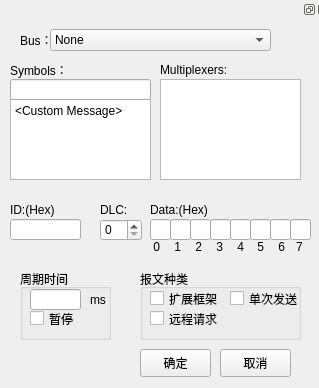
<?xml version="1.0" encoding="UTF-8"?>
<ui version="4.0">
 <class>EditMessage</class>
 <widget class="QWidget" name="EditMessage">
  <property name="geometry">
   <rect>
    <x>0</x>
    <y>0</y>
    <width>319</width>
    <height>388</height>
   </rect>
  </property>
  <property name="windowTitle">
   <string>Form</string>
  </property>
  <widget class="QDockWidget" name="dockWidget">
   <property name="geometry">
    <rect>
     <x>0</x>
     <y>0</y>
     <width>331</width>
     <height>391</height>
    </rect>
   </property>
   <widget class="QWidget" name="dockWidgetContents">
    <widget class="QLabel" name="label_13">
     <property name="geometry">
      <rect>
       <x>20</x>
       <y>10</y>
       <width>31</width>
       <height>21</height>
      </rect>
     </property>
     <property name="text">
      <string>Bus：</string>
     </property>
    </widget>
    <widget class="QComboBox" name="comboBox">
     <property name="geometry">
      <rect>
       <x>50</x>
       <y>10</y>
       <width>221</width>
       <height>22</height>
      </rect>
     </property>
     <item>
      <property name="text">
       <string>None</string>
      </property>
     </item>
    </widget>
    <widget class="QLabel" name="label_15">
     <property name="geometry">
      <rect>
       <x>10</x>
       <y>40</y>
       <width>71</width>
       <height>21</height>
      </rect>
     </property>
     <property name="text">
      <string>Symbols：</string>
     </property>
    </widget>
    <widget class="QLabel" name="label_16">
     <property name="geometry">
      <rect>
       <x>160</x>
       <y>40</y>
       <width>81</width>
       <height>21</height>
      </rect>
     </property>
     <property name="text">
      <string>Multiplexers:</string>
     </property>
    </widget>
    <widget class="QTextBrowser" name="textBrowser">
     <property name="geometry">
      <rect>
       <x>10</x>
       <y>80</y>
       <width>141</width>
       <height>81</height>
      </rect>
     </property>
     <property name="html">
      <string>&lt;!DOCTYPE HTML PUBLIC &quot;-//W3C//DTD HTML 4.0//EN&quot; &quot;http://www.w3.org/TR/REC-html40/strict.dtd&quot;&gt;
&lt;html&gt;&lt;head&gt;&lt;meta name=&quot;qrichtext&quot; content=&quot;1&quot; /&gt;&lt;style type=&quot;text/css&quot;&gt;
p, li { white-space: pre-wrap; }
&lt;/style&gt;&lt;/head&gt;&lt;body style=&quot; font-family:'SimSun'; font-size:9pt; font-weight:400; font-style:normal;&quot;&gt;
&lt;p style=&quot; margin-top:0px; margin-bottom:0px; margin-left:0px; margin-right:0px; -qt-block-indent:0; text-indent:0px;&quot;&gt;&amp;lt;Custom Message&amp;gt;&lt;/p&gt;&lt;/body&gt;&lt;/html&gt;</string>
     </property>
    </widget>
    <widget class="QTextBrowser" name="textBrowser_2">
     <property name="geometry">
      <rect>
       <x>160</x>
       <y>60</y>
       <width>141</width>
       <height>101</height>
      </rect>
     </property>
    </widget>
    <widget class="QLineEdit" name="lineEdit_11">
     <property name="geometry">
      <rect>
       <x>10</x>
       <y>60</y>
       <width>141</width>
       <height>21</height>
      </rect>
     </property>
    </widget>
    <widget class="QGroupBox" name="groupBox_2">
     <property name="geometry">
      <rect>
       <x>20</x>
       <y>250</y>
       <width>91</width>
       <height>71</height>
      </rect>
     </property>
     <property name="title">
      <string>周期时间</string>
     </property>
     <widget class="QLineEdit" name="lineEdit_10">
      <property name="geometry">
       <rect>
        <x>10</x>
        <y>20</y>
        <width>51</width>
        <height>21</height>
       </rect>
      </property>
     </widget>
     <widget class="QCheckBox" name="checkBox_4">
      <property name="geometry">
       <rect>
        <x>10</x>
        <y>40</y>
        <width>51</width>
        <height>19</height>
       </rect>
      </property>
      <property name="text">
       <string>暂停</string>
      </property>
     </widget>
     <widget class="QLabel" name="label_12">
      <property name="geometry">
       <rect>
        <x>70</x>
        <y>20</y>
        <width>21</width>
        <height>21</height>
       </rect>
      </property>
      <property name="text">
       <string>ms</string>
      </property>
     </widget>
    </widget>
    <widget class="QGroupBox" name="groupBox">
     <property name="geometry">
      <rect>
       <x>140</x>
       <y>250</y>
       <width>161</width>
       <height>71</height>
      </rect>
     </property>
     <property name="title">
      <string>报文种类</string>
     </property>
     <widget class="QCheckBox" name="checkBox">
      <property name="geometry">
       <rect>
        <x>10</x>
        <y>20</y>
        <width>71</width>
        <height>19</height>
       </rect>
      </property>
      <property name="text">
       <string>扩展框架</string>
      </property>
     </widget>
     <widget class="QCheckBox" name="checkBox_2">
      <property name="geometry">
       <rect>
        <x>90</x>
        <y>20</y>
        <width>71</width>
        <height>19</height>
       </rect>
      </property>
      <property name="text">
       <string>单次发送</string>
      </property>
     </widget>
     <widget class="QCheckBox" name="checkBox_3">
      <property name="geometry">
       <rect>
        <x>10</x>
        <y>40</y>
        <width>71</width>
        <height>19</height>
       </rect>
      </property>
      <property name="text">
       <string>远程请求</string>
      </property>
     </widget>
    </widget>
    <widget class="QLineEdit" name="lineEdit">
     <property name="geometry">
      <rect>
       <x>10</x>
       <y>200</y>
       <width>71</width>
       <height>21</height>
      </rect>
     </property>
    </widget>
    <widget class="QLabel" name="label_11">
     <property name="geometry">
      <rect>
       <x>10</x>
       <y>180</y>
       <width>51</width>
       <height>21</height>
      </rect>
     </property>
     <property name="text">
      <string>ID:(Hex)</string>
     </property>
    </widget>
    <widget class="QLabel" name="label_10">
     <property name="geometry">
      <rect>
       <x>100</x>
       <y>180</y>
       <width>41</width>
       <height>21</height>
      </rect>
     </property>
     <property name="text">
      <string>DLC:</string>
     </property>
    </widget>
    <widget class="QLabel" name="label_9">
     <property name="geometry">
      <rect>
       <x>150</x>
       <y>180</y>
       <width>72</width>
       <height>21</height>
      </rect>
     </property>
     <property name="text">
      <string>Data:(Hex)</string>
     </property>
    </widget>
    <widget class="QWidget" name="horizontalLayoutWidget">
     <property name="geometry">
      <rect>
       <x>150</x>
       <y>220</y>
       <width>161</width>
       <height>16</height>
      </rect>
     </property>
     <layout class="QHBoxLayout" name="horizontalLayout">
      <item>
       <widget class="QLabel" name="label">
        <property name="text">
         <string> 0</string>
        </property>
       </widget>
      </item>
      <item>
       <widget class="QLabel" name="label_3">
        <property name="text">
         <string> 1</string>
        </property>
       </widget>
      </item>
      <item>
       <widget class="QLabel" name="label_6">
        <property name="text">
         <string> 2</string>
        </property>
       </widget>
      </item>
      <item>
       <widget class="QLabel" name="label_8">
        <property name="text">
         <string> 3</string>
        </property>
       </widget>
      </item>
      <item>
       <widget class="QLabel" name="label_7">
        <property name="text">
         <string> 4</string>
        </property>
       </widget>
      </item>
      <item>
       <widget class="QLabel" name="label_4">
        <property name="text">
         <string> 5</string>
        </property>
       </widget>
      </item>
      <item>
       <widget class="QLabel" name="label_5">
        <property name="text">
         <string> 6</string>
        </property>
       </widget>
      </item>
      <item>
       <widget class="QLabel" name="label_2">
        <property name="text">
         <string>7</string>
        </property>
       </widget>
      </item>
     </layout>
    </widget>
    <widget class="QPushButton" name="pushButton">
     <property name="geometry">
      <rect>
       <x>140</x>
       <y>330</y>
       <width>71</width>
       <height>28</height>
      </rect>
     </property>
     <property name="text">
      <string>确定</string>
     </property>
    </widget>
    <widget class="QPushButton" name="pushButton_2">
     <property name="geometry">
      <rect>
       <x>220</x>
       <y>330</y>
       <width>71</width>
       <height>28</height>
      </rect>
     </property>
     <property name="text">
      <string>取消</string>
     </property>
    </widget>
    <widget class="QLineEdit" name="lineEdit_2">
     <property name="geometry">
      <rect>
       <x>150</x>
       <y>200</y>
       <width>21</width>
       <height>21</height>
      </rect>
     </property>
     <property name="text">
      <string/>
     </property>
    </widget>
    <widget class="QLineEdit" name="lineEdit_3">
     <property name="geometry">
      <rect>
       <x>170</x>
       <y>200</y>
       <width>21</width>
       <height>21</height>
      </rect>
     </property>
    </widget>
    <widget class="QLineEdit" name="lineEdit_4">
     <property name="geometry">
      <rect>
       <x>190</x>
       <y>200</y>
       <width>21</width>
       <height>21</height>
      </rect>
     </property>
    </widget>
    <widget class="QLineEdit" name="lineEdit_5">
     <property name="geometry">
      <rect>
       <x>210</x>
       <y>200</y>
       <width>21</width>
       <height>21</height>
      </rect>
     </property>
    </widget>
    <widget class="QLineEdit" name="lineEdit_6">
     <property name="geometry">
      <rect>
       <x>230</x>
       <y>200</y>
       <width>21</width>
       <height>21</height>
      </rect>
     </property>
    </widget>
    <widget class="QLineEdit" name="lineEdit_7">
     <property name="geometry">
      <rect>
       <x>250</x>
       <y>200</y>
       <width>21</width>
       <height>21</height>
      </rect>
     </property>
    </widget>
    <widget class="QLineEdit" name="lineEdit_8">
     <property name="geometry">
      <rect>
       <x>270</x>
       <y>200</y>
       <width>21</width>
       <height>21</height>
      </rect>
     </property>
    </widget>
    <widget class="QLineEdit" name="lineEdit_9">
     <property name="geometry">
      <rect>
       <x>290</x>
       <y>200</y>
       <width>21</width>
       <height>21</height>
      </rect>
     </property>
    </widget>
    <widget class="QSpinBox" name="spinBox">
     <property name="geometry">
      <rect>
       <x>100</x>
       <y>200</y>
       <width>42</width>
       <height>22</height>
      </rect>
     </property>
    </widget>
   </widget>
  </widget>
 </widget>
 <resources/>
 <connections/>
</ui>
